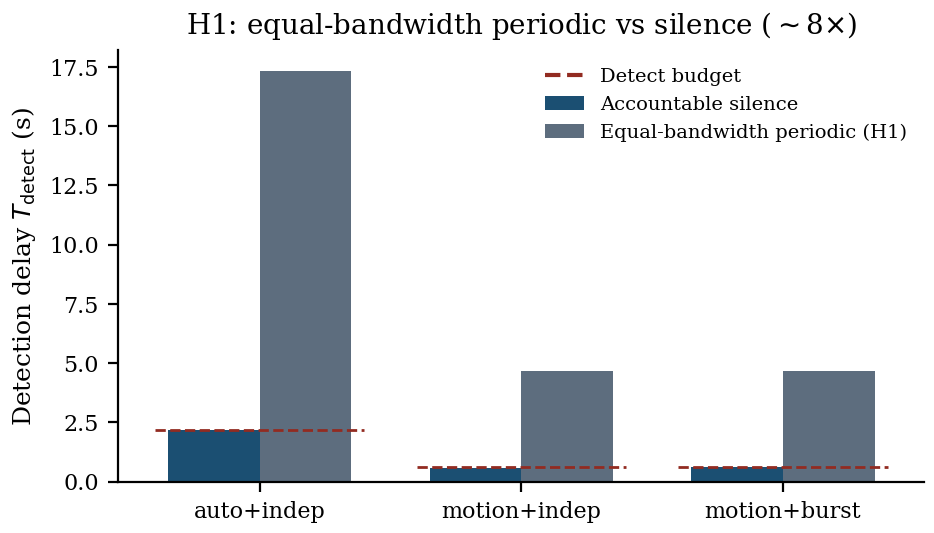

The script that drew this image:
# -*- coding: utf-8 -*-
"""H1 equal-bandwidth periodic vs silence (paper03 fig:heartbeat)."""
from __future__ import annotations

import os
import sys

import matplotlib.pyplot as plt
import numpy as np

HERE = os.path.dirname(os.path.abspath(__file__))
sys.path.insert(0, HERE)

from _style import C_BASE, C_OURS, C_WARN, apply_style, load, save  # noqa: E402


def main():
    apply_style()
    h = load()["heartbeat"]
    x = np.arange(len(h["regimes"]))
    w = 0.35
    fig, ax = plt.subplots(figsize=(5.2, 2.8))
    ax.bar(x - w / 2, h["silence_tdet"], w, label="Accountable silence", color=C_OURS)
    ax.bar(x + w / 2, h["period_tdet"], w, label="Equal-bandwidth periodic (H1)", color=C_BASE)
    for i, b in enumerate(h["detect_budget_s"]):
        ax.hlines(b, i - 0.4, i + 0.4, colors=C_WARN, linestyles="--", lw=1.0)
    ax.plot([], [], color=C_WARN, ls="--", label="Detect budget")
    ax.set_xticks(x)
    ax.set_xticklabels(h["regime_labels"])
    ax.set_ylabel(r"Detection delay $T_{\mathrm{detect}}$ (s)")
    ax.set_title(r"H1: equal-bandwidth periodic vs silence ($\sim$8$\times$)")
    ax.legend(frameon=False, fontsize=7)
    ax.spines["top"].set_visible(False)
    ax.spines["right"].set_visible(False)
    save(fig, "fig_heartbeat.pdf")


if __name__ == "__main__":
    main()
